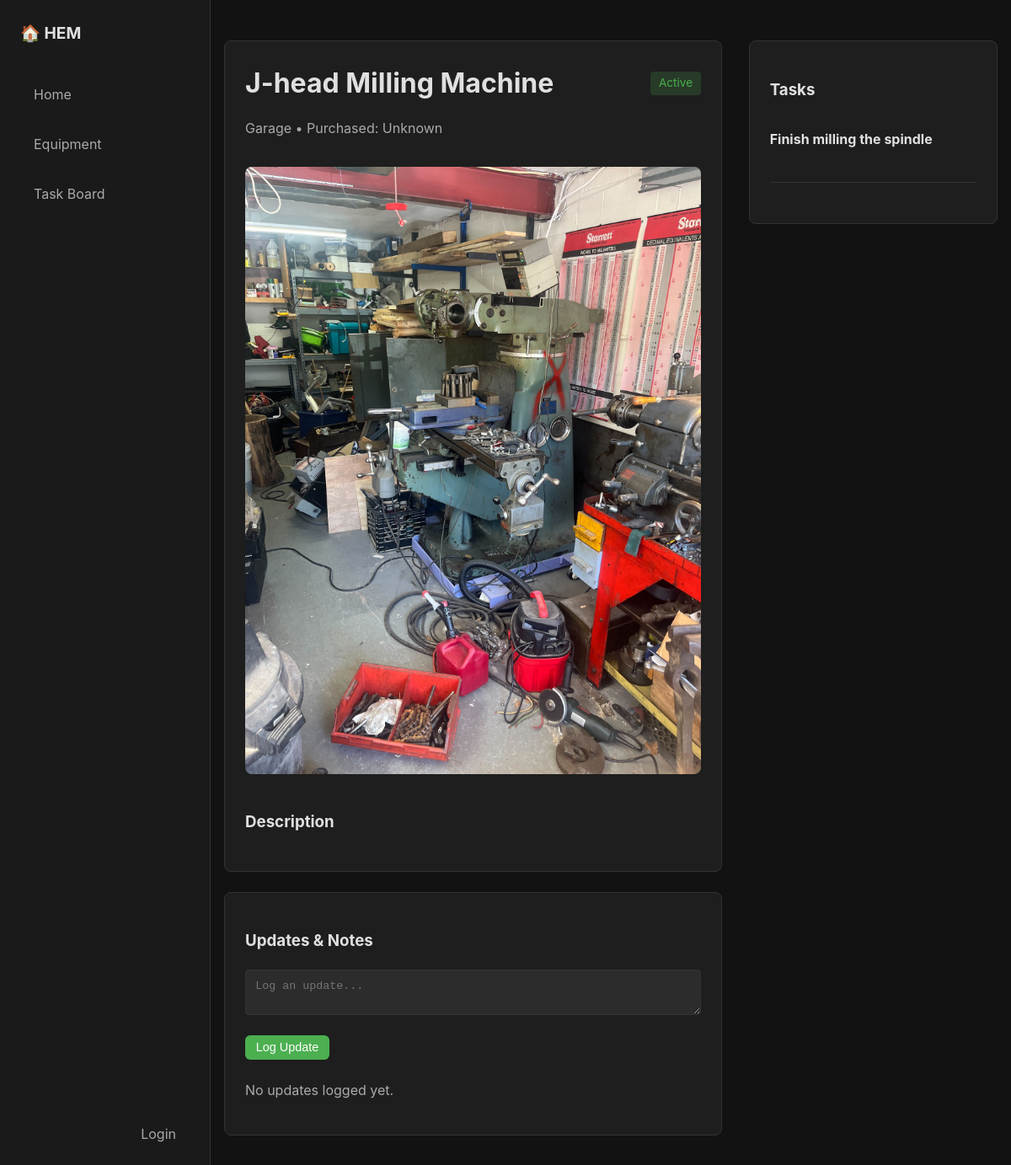
The page /equipment/3/ on the database as committed earlier.
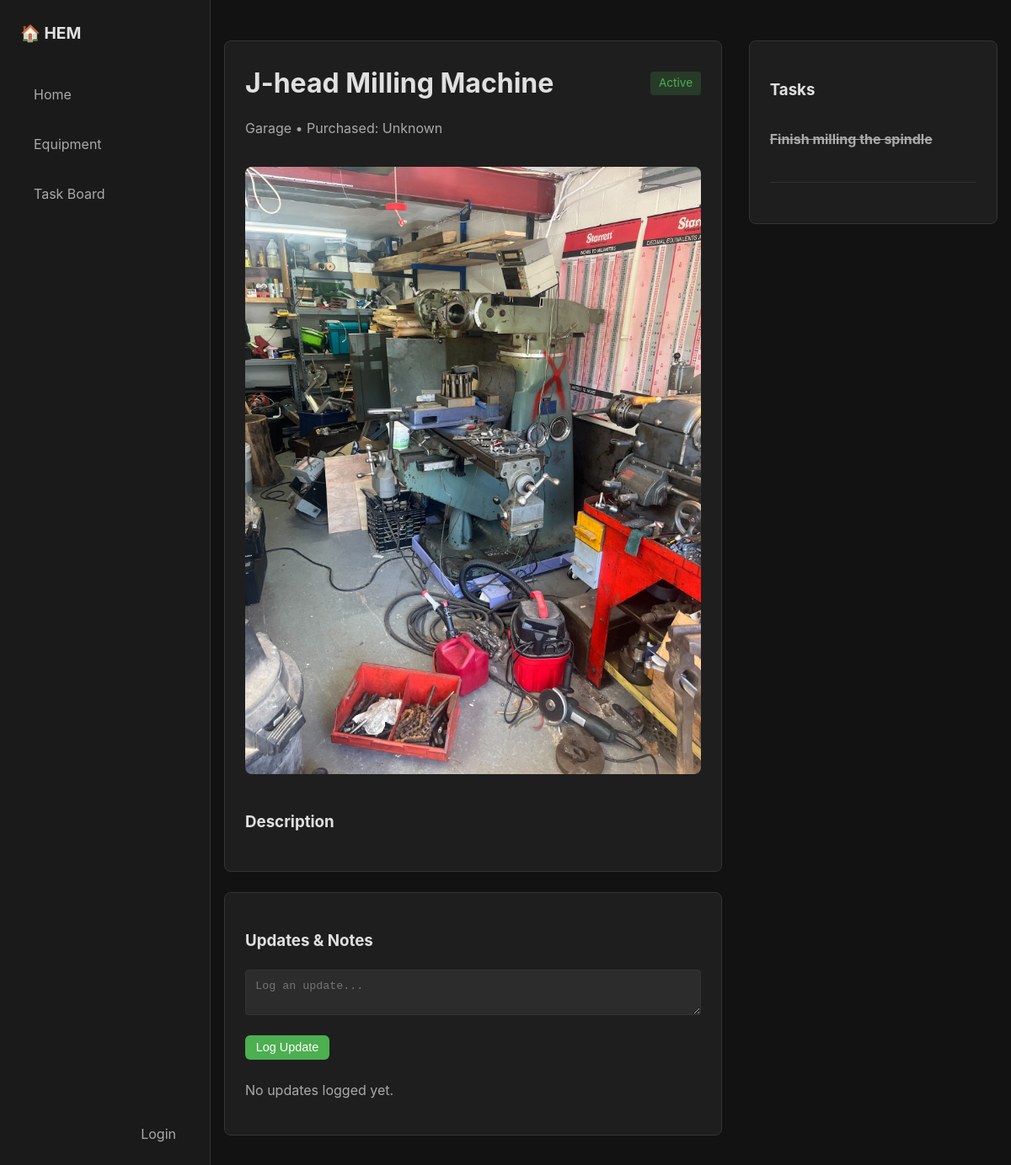
The same page on the database as committed later.
### equipment/models.py (models this page shows, shortened)
class Task(models.Model):
    assignee = models.ForeignKey('auth.User', on_delete=models.SET_NULL, null=True, blank=True, related_name='assigned_tasks', help_text='User assigned to this task')
    STATUS_CHOICES = [
        ('icebox', 'Icebox'),
        ('todo', 'To Do'),
        ('in_progress', 'In Progress'),
        ('done', 'Done'),
    ]
    equipment = models.ForeignKey(Equipment, on_delete=models.CASCADE, related_name='tasks')
    title = models.CharField(max_length=200)
    description = models.TextField(blank=True)
    due_date = models.DateField(blank=True, null=True)
    completed = models.BooleanField(default=False)
    status = models.CharField(max_length=20, choices=STATUS_CHOICES, default='todo')
    created_at = models.DateTimeField(auto_now_add=True)
    updated_at = models.DateTimeField(auto_now=True)
    RECURRENCE_CHOICES = [
        (None, 'Does not repeat'),
        ('daily', 'Daily'),
        ('weekly', 'Weekly'),
        ('monthly', 'Monthly'),
        ('yearly', 'Yearly'),
    ]
    recurrence = models.CharField(max_length=10, choices=RECURRENCE_CHOICES, blank=True, null=True, default=None)
    next_due_date = models.DateField(blank=True, null=True, help_text="Next due date for recurring tasks")

### equipment/views.py (the view)
# urls.py: path('equipment/<int:pk>/', views.equipment_detail, name='equipment_detail'),
def equipment_detail(request, pk):
    equipment = get_object_or_404(Equipment, pk=pk)
    tasks = equipment.tasks.all().order_by('completed', 'due_date')
    updates = equipment.updates.all().order_by('-timestamp')
    task_form = TaskForm()
    update_form = UpdateForm()
    return render(request, 'equipment/detail.html', {
        'equipment': equipment,
        'tasks': tasks,
        'updates': updates,
        'task_form': task_form,
        'update_form': update_form,
    })

### equipment/forms.py
class TaskForm(forms.ModelForm):
    class Meta:
        model = Task
        fields = ['title', 'description', 'status', 'due_date', 'recurrence', 'assignee']
        widgets = {
            'due_date': forms.DateInput(attrs={'type': 'date'}),
            'description': forms.Textarea(attrs={'rows': 2, 'placeholder': 'Optional details...'}),
        }

class UpdateForm(forms.ModelForm):
    class Meta:
        model = Update
        fields = ['content']
        widgets = {
            'content': forms.Textarea(attrs={'rows': 2, 'placeholder': 'Log an update...'}),
        }

### templates/equipment/detail.html (shortened to what this page needs)
{% extends 'base.html' %}
{% block content %}
<div style="display: grid; grid-template-columns: 2fr 1fr; gap: 2rem;">
    <div>
        <div class="card">
            <div class="flex flex-between">
                <h1 style="margin: 0;">{{ equipment.name }}</h1>
                <span class="status-badge status-{{ equipment.status }}">{{ equipment.get_status_display }}</span>
            </div>
            <p class="text-secondary">
                {{ equipment.location }} • Purchased: {{ equipment.purchase_date|default:"Unknown" }}</p>
            {% if equipment.image %}
            <img src="{{ equipment.image.url }}" alt="{{ equipment.name }}"
                style="max-width: 100%; border-radius: 8px; margin: 1rem 0;">
            {% endif %}
            <div style="margin-top: 1rem;">
                <h3>Description</h3>
            </div>
        </div>
        <div class="card">
            <h3>Updates & Notes</h3>
            <form hx-post="{% url 'add_update' equipment.pk %}" hx-target="#update-list" hx-swap="innerHTML"
                hx-on::after-request="this.reset()">
                {{ update_form.content }}
                <button type="submit" class="btn btn-small">Log Update</button>
            </form>
            <div id="update-list" style="margin-top: 1.5rem;">
                {% include 'equipment/partials/update_list.html' %}
            </div>
        </div>
    </div>
    <div>
        <div class="card">
            <h3>Tasks</h3>
            <div id="task-list">
                {% include 'equipment/partials/task_list.html' %}
            </div>
            <hr style="border: 0; border-top: 1px solid var(--border); margin: 1.5rem 0;">
        </div>
    </div>
</div>
{% endblock %}

### templates/equipment/partials/task_list.html (shortened to what this page needs)
{% if tasks %}
{% for task in tasks %}
<div class="task-item flex flex-between {% if task.completed %}completed{% endif %}">
    <div class="flex">
        <div style="display: flex; gap: 1rem; align-items: center; width: 100%;">
            <div style="flex-grow: 1;">
                <a href="{% url 'task_detail' task.pk %}" style="text-decoration: none; color: inherit;">
                    <strong>{{ task.title }}</strong></a>
            </div>
        </div>
    </div>
</div>
{% endfor %}
{% else %}
<p class="text-secondary">No tasks for this item.</p>
{% endif %}

Rows that differ between the two databases and show on the page:
changed Task "Finish milling the spindle": completed False → True (drawn)
